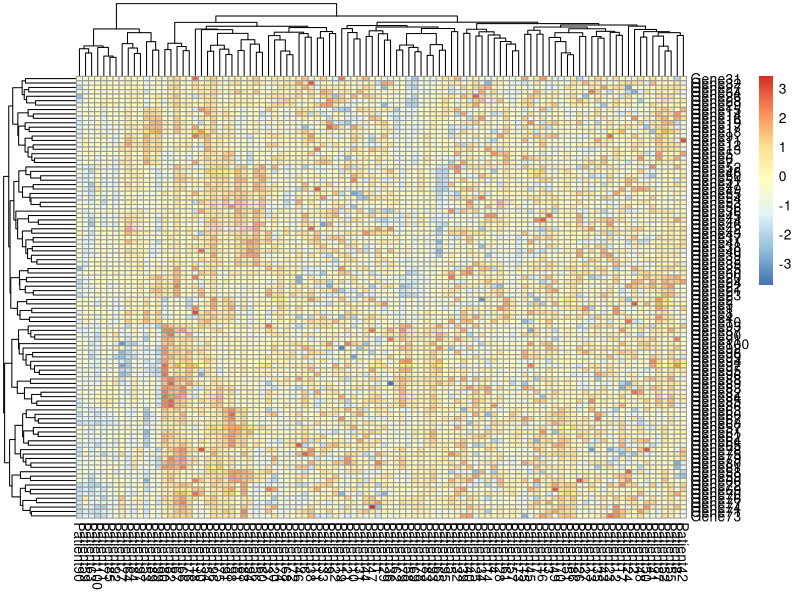
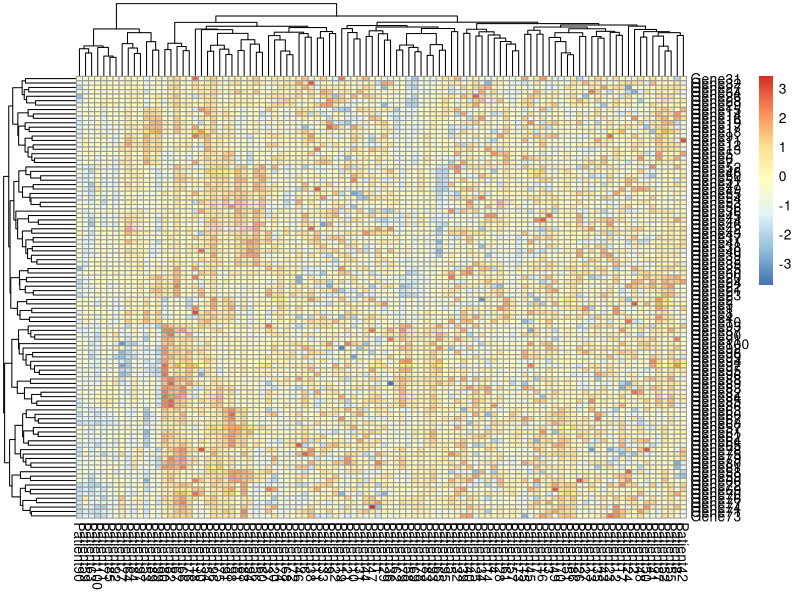
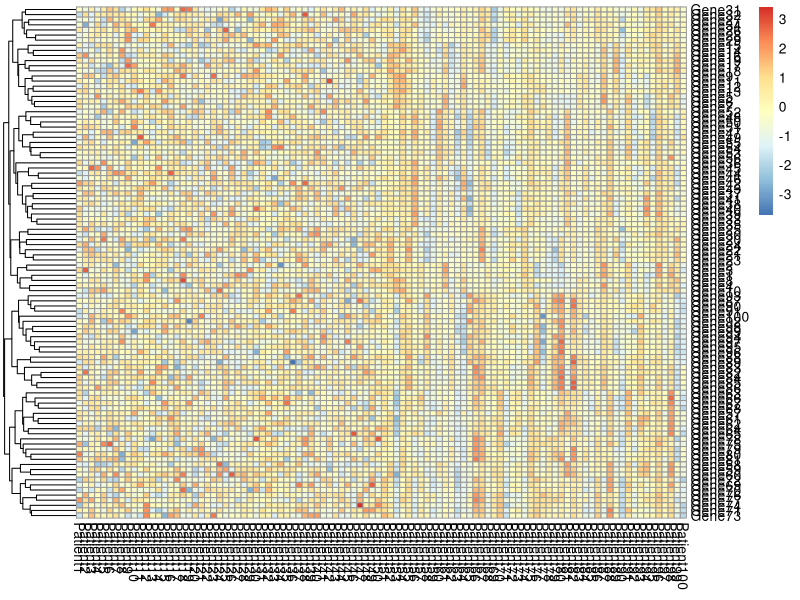
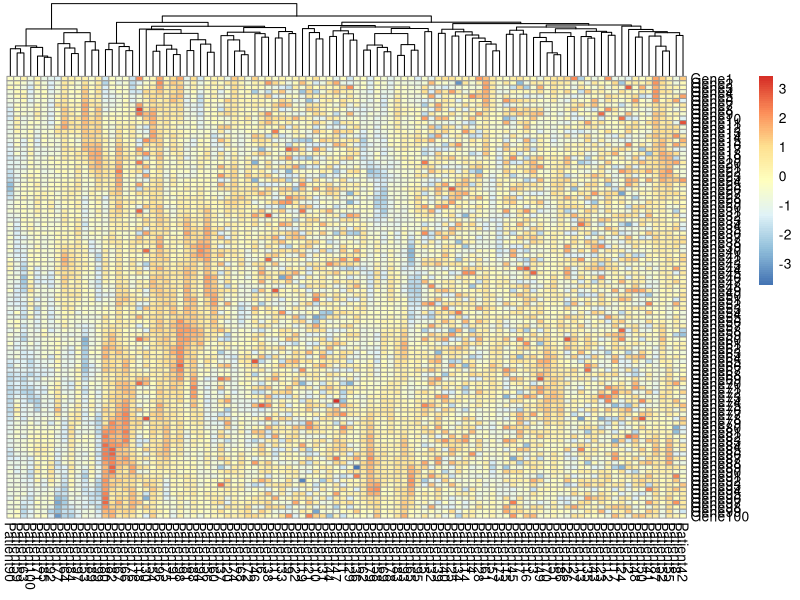
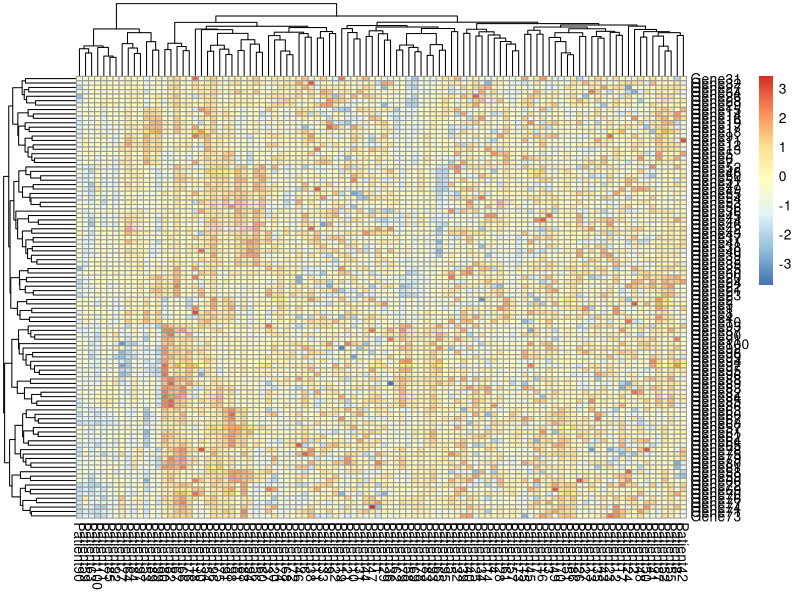
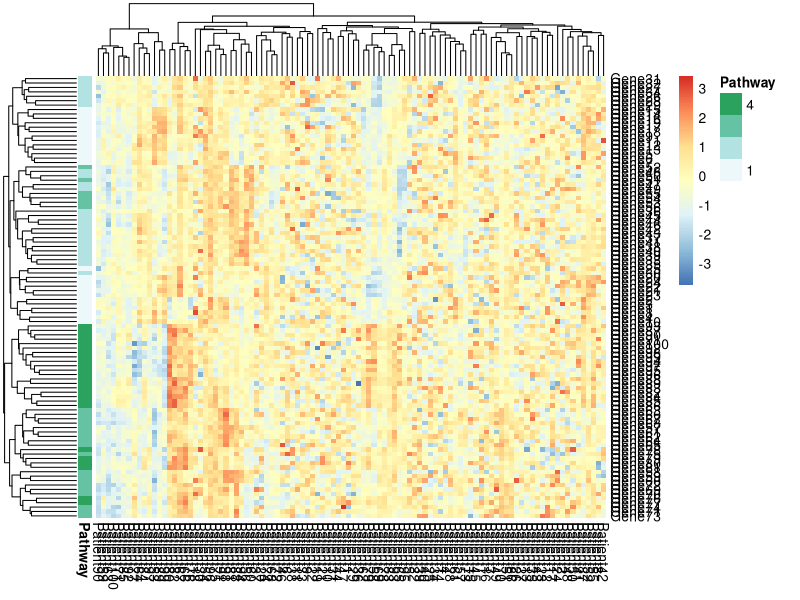
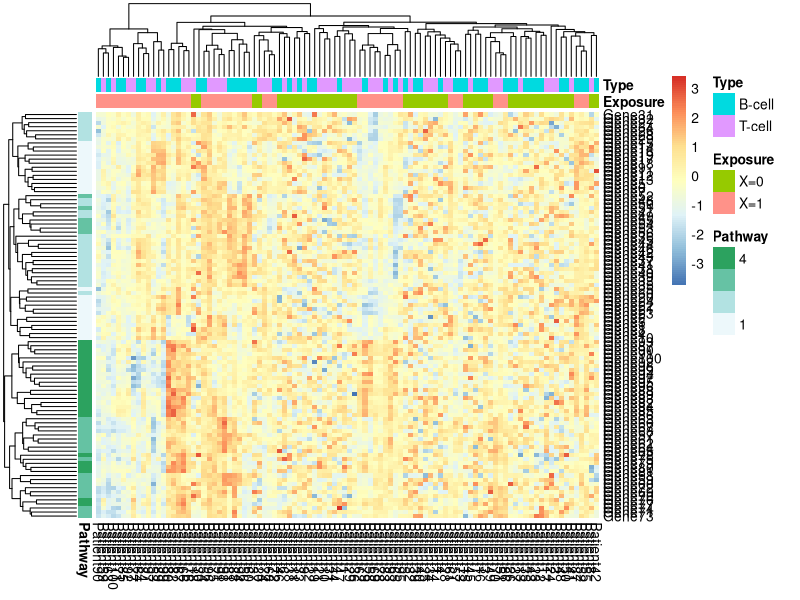
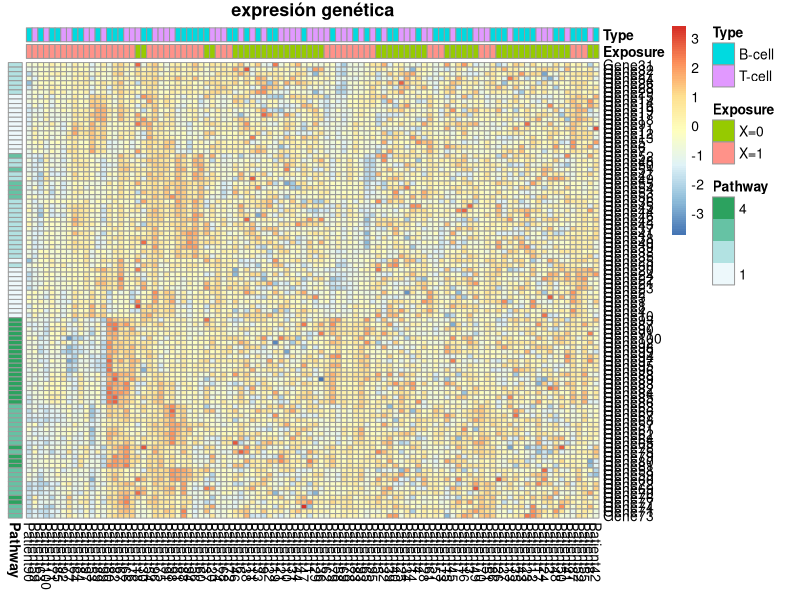

The R script that drew these images, in order:
####################
#                  #
# Copiar todo esto #
#                  #
####################
# Hecho con gusto por Selene Muñoz Ortega (UAEH)

# Laboratorio - MAPA DE CALOR -TÉRMICO- with pheatmap
# DATOS GENETICOS TOMADOS DE Sahir Bhatnagar.
# PRACTICA DE CODERS

# Objetivo: Realizar un heatmap con datos geneticos 
# ------------------------------------------------------------------------------------------------------
# En este ejercicio vamos a:
# 1. Cargar nuestra matriz hipotética de datos y dataframes adicionales
# 2. Realizar varios heatmaps

#Un mapa de calor es una representación gráfica de datos que utiliza un sistema de 
#codificación de colores para representar diferentes valores


#Heatmaps with pheatmap 
#Simulated data created by Sahir Bhatnagar.

#possible data pre-processing - normalization - quantile, median, etc., log transform
#not necessary here - we have log fold change data that has already been normalized

#Calculating your distance matrix (see dist objects):
#compute how similar or different you values are
#parametric - distance measures based on Pearson correlation 
#non parametric - spearman rank - replace by ranks and calculate correlation, Kendall's - relative ordering
#euclidean - shortest distance between values (has to be normalized), takes magnitude into account
#city block/Manhattan - sum of distances along each dimension
#distance 1-correlation - of all pairs of items to be clustered

#Cluster your samples (see hclust objects):
#hierarchical, organizes into a tree structure based on similarity - short branches if similar and longer branches as similarity decreases
#repeated cycles where the 2 closest remaining items (smallest distance) get joined by a branch with the length of the branch reflecting the distance between them, the distance between this item and all other remaining items are computed until only one object remains
#single linkage clustering - distance between 2 items is the minimum of all pairwise distances between items contained in x and y - fast b/c no other calculations need to be performed once you have your distance matrix
#complete linkage is the maximum of all paiwise distances between x and y 
#average linkage - mean of all pairwise distances between items contained in x and y
#k-means organize into clusters (self-chosen number) - items are randomly assigned to a cluster - the mean vector fo rall items in each hcluster is computed, items are reassigned to the cluster whose center is closest to them - random starting points so will not always get the same answer, number of trial done to deal with the randomness
#self organizing maps



#install.packages("pheatmap")

install.packages("pheatmap")
library(pheatmap)

# importar datos
genes<-as.matrix(read.csv("heatmap_data.csv", header = T,row.names = 1))

annotation_col<- read.csv("annotation_col.csv", header = T,row.names = 1)

annotation_row<- read.csv("annotation_row.csv", header = T,row.names = 1)

#Plotting with pheatmap!
pheatmap(genes)

#change font
pheatmap(genes, frontsize = 6)


#default is clustering rows and columns



#cluster by gene - groups of similar genes----LOS GENES ESTAN EN LOS RENGLONES
#POR DEFAULT CLUSTEA LOS RENGLONES
pheatmap(genes, frontsize = 6, cluster_rows = T, cluster_cols = F)


#cluster by patient - groups of similar patients 
#DEBES HACER QUE LAS COLUMNAS SE TRANFOMEN A RENGLONES
pheatmap(genes, frontsize = 6, cluster_rows = F, cluster_cols = T)

#usually order by both
pheatmap(genes, frontsize = 6, cluster_rows = T, cluster_cols = T)

#seeing some patterns emerge - but what do they mean? Great time to add annotation to our plot
pheatmap(genes, frontsize = 6, cluster_rows = T, cluster_cols = T, annotation_row = annotation_row)


#add to row first, see that genes are clustering according to the pathways they belong to
pheatmap(genes, frontsize = 6, cluster_rows = T, cluster_cols = T, annotation_row = annotation_row, annotation_col = annotation_col)

#now have information about the drug and condition 

#GRAFICO COMPLETO G1
pheatmap(genes, frontsize = 6, cluster_rows = T, cluster_cols = T, annotation_row = annotation_row, annotation_col = annotation_col, treeheight_row = 0, treeheight_col = 0, main = "expresión genética")

#GRAFICO QUITANDO CLUSTERS (ARBOLES DE AGRUPACIÓN-DENDOGRAMAS)


#take a smaller subset 
sub <- genes [c(1:5,55:60), c(1:5, 20:35, 55:60)]

#con subset 1 (COPIAR G1)
pheatmap(sub, frontsize = 6, cluster_rows = T, cluster_cols = T, annotation_row = annotation_row, annotation_col = annotation_col, treeheight_row = 0, treeheight_col = 0, main = "expresión genética")
# con subset 2 -- DESPLEGAR VALORES
pheatmap(sub, frontsize = 6, cluster_rows = T, cluster_cols = T, annotation_row = annotation_row, annotation_col = annotation_col, treeheight_row = 0, treeheight_col = 0, main = "expresión genética", fontsize = 8, annotation_legend = FALSE, display_numbers = TRUE, fontsize_number = 6)

# con color
# viridis, magma, plasma, cividis, inferno
install.packages("viridis")
library(viridis)
pheatmap(sub, frontsize = 6, cluster_rows = T, cluster_cols = T, annotation_row = annotation_row, 
         annotation_col = annotation_col, treeheight_row = 0, treeheight_col = 0, 
         main = "expresión genética", fontsize = 8, annotation_legend = FALSE, display_numbers = TRUE,
         fontsize_number = 6, col = viridis_pal(option = "viridis") (6))


# elementos adicionales 
dist(sub)
pheatmap(cor(sub))
trans <- t(sub)
pheatmap(cor(trans))


#####################################################################################################################
